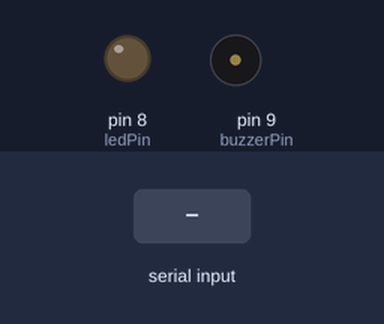
This sketch was run on a simulated Arduino Uno, built with avr-gcc and run on an emulated ATmega328P. On the bench: output pins drawn as LEDs (lit = HIGH), buzzer (waves = sounding, pin HIGH). The test bench sets the inputs (shaded band).

Above: at 1.2 s.
1.3 s: "smile\n" received over Serial
At 2.5 s:
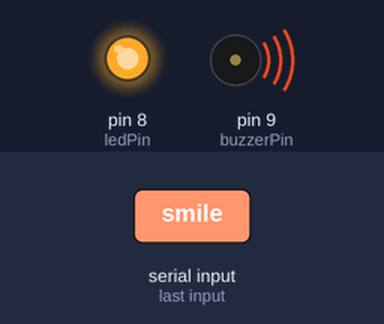
2.8 s: "nosmile\n" received over Serial
At 3.7 s:
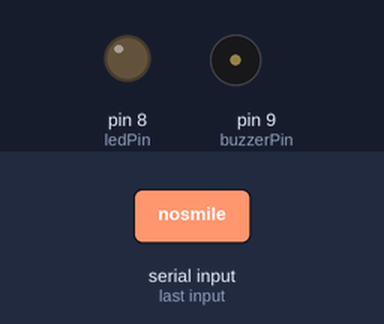
Timing chart, 0 to 5.8 s (numbered marks = the images above; inputs shaded):
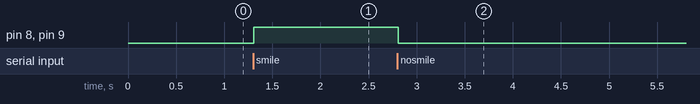

The sketch:

led_buzzer_arduino_code.ino
```cpp
int ledPin = 8;
int buzzerPin = 9;

void setup() {
  Serial.begin(9600);
  pinMode(ledPin, OUTPUT);
  pinMode(buzzerPin, OUTPUT);
  digitalWrite(ledPin, LOW);
  digitalWrite(buzzerPin, LOW);
}

void loop() {
  if (Serial.available()) {
    String input = Serial.readStringUntil('\n');
    input.trim();

    if (input == "smile") {
      digitalWrite(ledPin, HIGH);
      digitalWrite(buzzerPin, HIGH);
    } else if (input == "nosmile") {
      digitalWrite(ledPin, LOW);
      digitalWrite(buzzerPin, LOW);
    }
  }
}
```

Measured:
- after the input at 1.3 s, pin 8 (ledPin), pin 9 (buzzerPin): LOW → HIGH at once
- after the input at 2.8 s, pin 8 (ledPin), pin 9 (buzzerPin): HIGH → LOW at once
